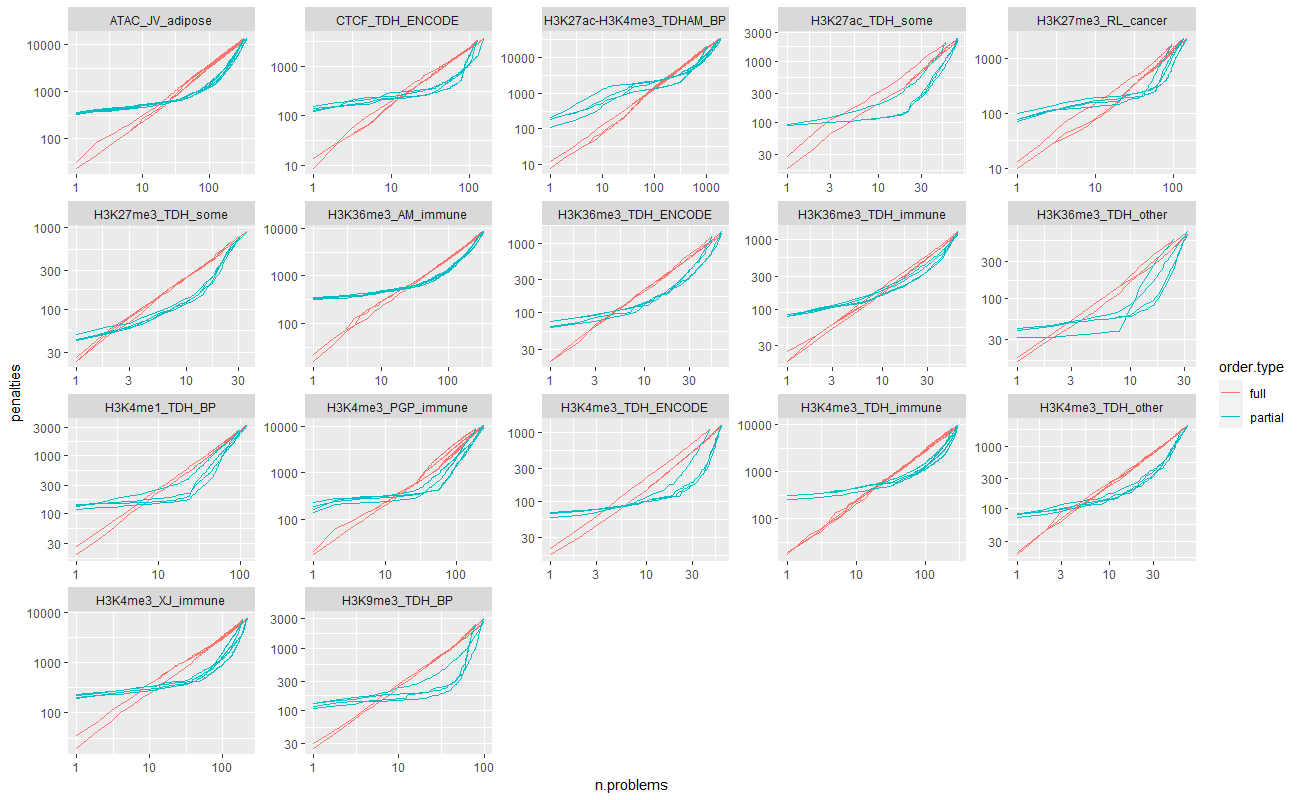

Write R code to recreate this figure.
source("packages.R")

u.vec <- c(
  "https://raw.githubusercontent.com/tdhock/feature-learning-benchmark/master/labeled_problems_folds.csv",
  "https://raw.githubusercontent.com/tdhock/feature-learning-benchmark/master/labeled_problems_features.csv",
  "https://raw.githubusercontent.com/tdhock/feature-learning-benchmark/master/labeled_problems_possible_errors.csv",
  "http://members.cbio.ensmp.fr/~thocking/data/target.intervals.models.csv")
data.list <- list()
for(u in u.vec){
  f <- basename(u)
  if(!file.exists(f)){
    download.file(u, f)
  }
  data.list[[f]] <- data.table::fread(f)
}
possible.dt <- nc::capture_first_df(
  data.list[["labeled_problems_possible_errors.csv"]],
  prob.dir=list(
    set.name="[^/]+",
    "/.*/",
    problem=".*"))
possible.problems.folds <- data.list[["labeled_problems_folds.csv"]][
  possible.dt, on=c("set.name", "problem")]

labeled_problems_penalties <- data.list[["target.intervals.models.csv"]][
  data.list[["labeled_problems_features.csv"]][["prob.dir"]], on="prob.dir"
][
  possible.problems.folds, on="prob.dir"
]

possible.folds <- possible.problems.folds[, .(
  possible.fp=sum(possible.fp),
  possible.tp=sum(possible.tp)
), by=c("set.name", "fold")]

penalties.dt.list <- list()
for(test.fold.i in 1:nrow(possible.folds)){
  test.fold.row <- possible.folds[test.fold.i]
  set.penalties <- labeled_problems_penalties[
    set.name == test.fold.row$set.name]
  train.penalties <- set.penalties[
    fold != test.fold.row$fold]
  train.ord <- train.penalties[order(
    iteration, # go in order of target interval search algo.
    -penalty, # break ties with 0/Inf-> Inf first.
    bedGraph.lines # smaller contigs first.
  )]
  train.ord[, cum.seconds := cumsum(seconds)]
  prob.seconds <- train.ord[, .(
    sum.seconds=sum(seconds)
  ), by=.(prob.dir, bedGraph.lines)][order(bedGraph.lines)]
  for(n.problems in 1:nrow(prob.seconds)){
    full.probs <- prob.seconds[1:n.problems]
    n.probs.seconds <- sum(full.probs$sum.seconds)
    penalties.list <- list(
      full=train.penalties[full.probs$prob.dir, on="prob.dir"],
      partial=train.ord[cum.seconds <= n.probs.seconds])
    for(order.type in names(penalties.list)){
      order.dt <- penalties.list[[order.type]]
      ## TODO train on order.dt, compute test accuracy/AUC.
      penalties.dt.list[[paste(test.fold.i, n.problems, order.type)]] <- data.table(
        test.fold.row,
        n.problems,
        order.type,
        penalties=nrow(order.dt))
    }
  }
}
penalties.dt <- do.call(rbind, penalties.dt.list)

library(ggplot2)
gg <- ggplot()+
  geom_line(aes(
    n.problems, penalties,
    group=paste(order.type, fold),
    color=order.type),
    data=penalties.dt)+
  facet_wrap("set.name", scales="free")+
  scale_x_log10()+
  scale_y_log10()
png("figure-penalties-per-problem.png", width=13, height=8, units="in", res=100)
print(gg)
dev.off()
